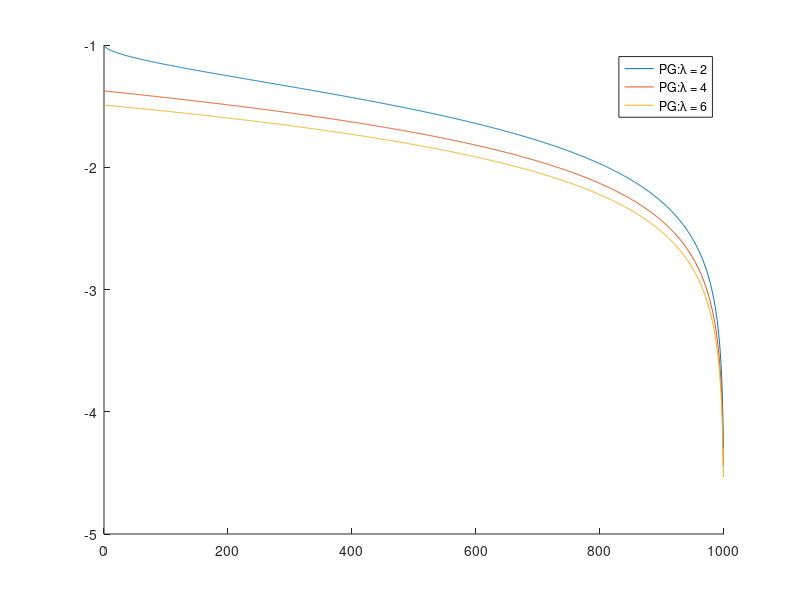

Write the MATLAB code that produced this figure.
clear;
%close;

A = [3 0.5;0.5 1];
mu = [1;2];
eta = max(eig(2 * A))^(-1) * 0.01;
lambda = [2,4,6];

N = 1000;
ht = 0;
epsiron = 0.00001;
results = zeros(N,3);
w_log = zeros(N,2,3);
for lambda_index = 1:3
    w = [10;12];
    for i = 1:N
                
        ht = ht + (2 .* A * (w - mu))' * (2 .* A * (w - mu));
        w = w - eta / (sqrt(ht) + epsiron) .* (2 .* A * (w - mu));
        w_log(i,:,lambda_index) = w';
        results(i,lambda_index) = (w - mu)' * A * (w - mu) + lambda(lambda_index) * norm(w,1);
    end
end

hold on;
w_results = zeros(N,3);
w_log = w_log - w_log(N,:,:);
for i = 1:3
    for j = 1:N
        w_results(j,i) = norm(w_log(j,:,i));
    end
end
for i = 1:3
    plot(1:N,log10(w_results(:,i)));
end
legend('PG:\lambda = 2','PG:\lambda = 4','PG:\lambda = 6','APG:\lambda = 2','APG:\lambda = 4','APG:\lambda = 6','AdaG:\lambda = 2','AdaG:\lambda = 4','AdaG:\lambda = 6');

